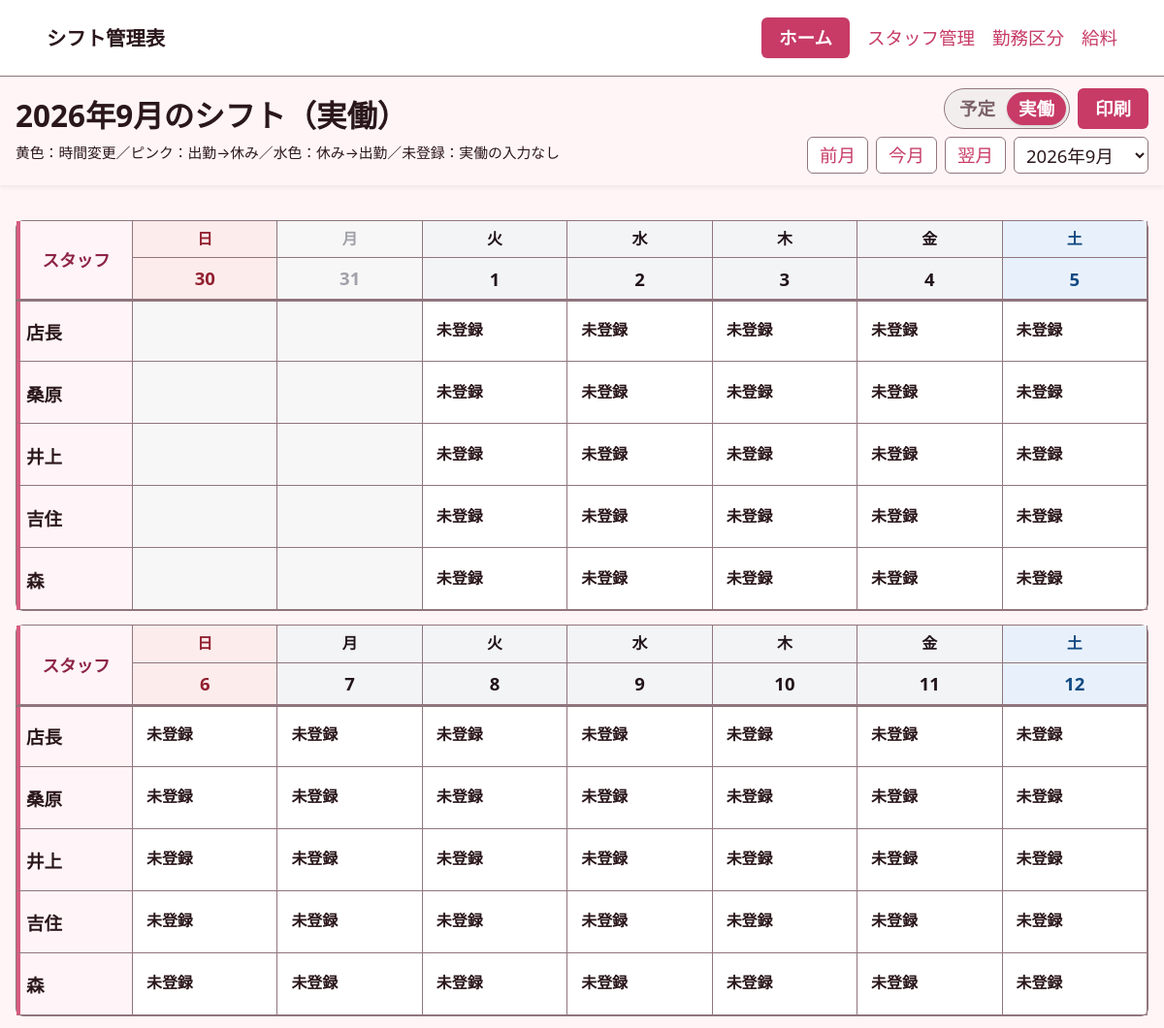
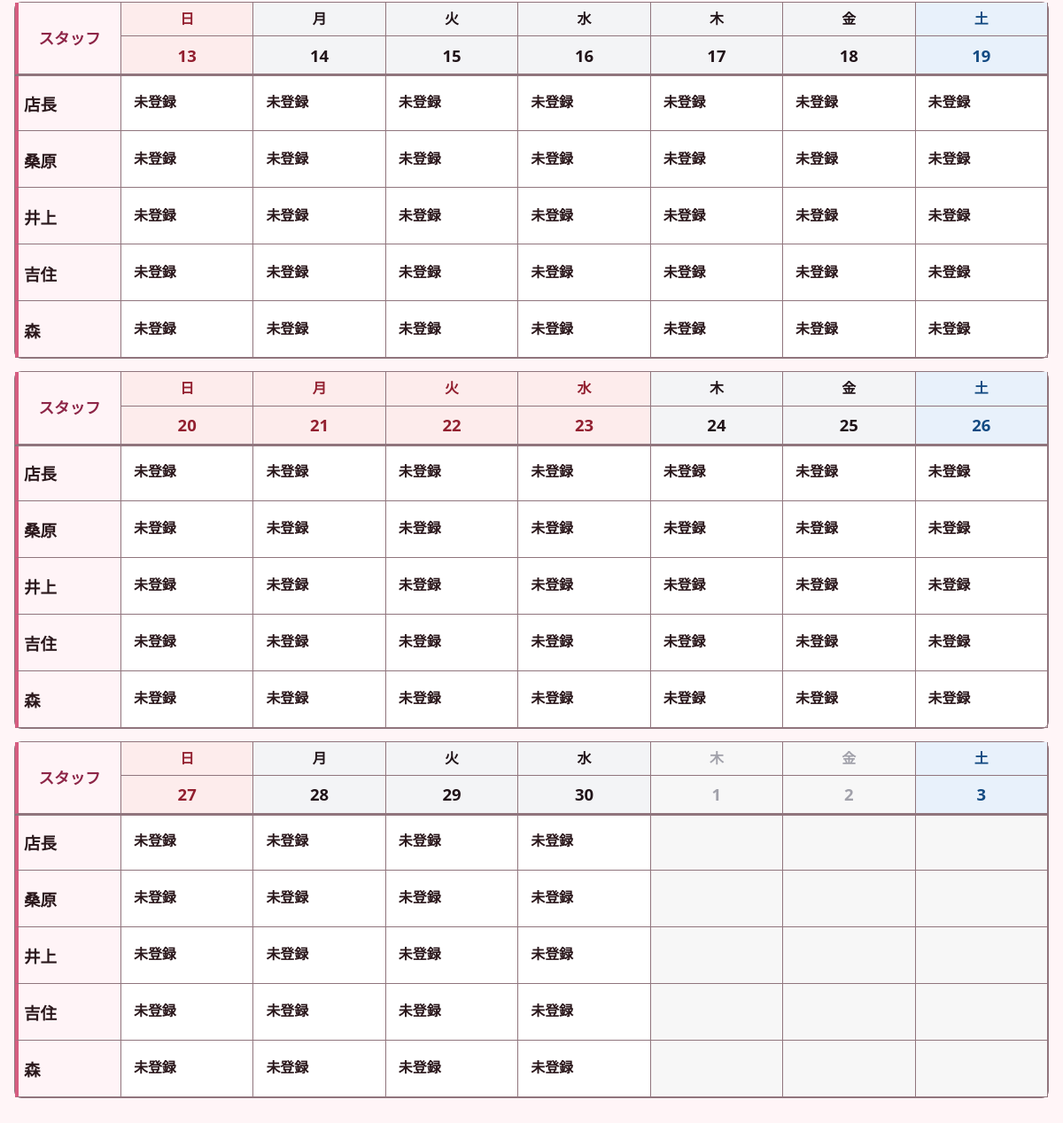
The page /?month=2026-09&view=actual on the database its author committed (2 pictures, top to bottom).
### notes/models.py (models this page shows, shortened)
class Staff(models.Model):
    show_in_salary = models.BooleanField('給料一覧に表示', default=True)
    management_number = models.CharField('管理番号', max_length=2, unique=True, blank=True, null=True)
    name = models.CharField('名前', max_length=80, unique=True)
    hourly_wage = models.PositiveIntegerField('平日時給', default=0)
    holiday_hourly_wage = models.PositiveIntegerField('土日祝日時給', blank=True, null=True)
    paid_leave_hours_per_day = models.DecimalField(
        '有給1日あたりの時間', max_digits=4, decimal_places=2, default=0,
        validators=[MinValueValidator(0), MaxValueValidator(24)],
    )
    created_at = models.DateTimeField('作成日時', auto_now_add=True)
    class Meta:
        ordering = [models.F('management_number').asc(nulls_last=True), 'name']
        verbose_name = 'スタッフ'
        verbose_name_plural = 'スタッフ'

class Shift(models.Model):
    staff = models.ForeignKey(Staff, verbose_name='スタッフ', on_delete=models.CASCADE, related_name='shifts')
    shift_type = models.ForeignKey(
        ShiftType,
        verbose_name='勤務区分',
        on_delete=models.SET_NULL,
        related_name='shifts',
        blank=True,
        null=True,
    )
    work_date = models.DateField('勤務日')
    start_time = models.TimeField('開始時刻', blank=True, null=True)
    end_time = models.TimeField('終了時刻', blank=True, null=True)
    actual_start_time = models.TimeField('実働開始時刻', blank=True, null=True)
    actual_end_time = models.TimeField('実働終了時刻', blank=True, null=True)
    actual_day_off = models.BooleanField('実働休み', default=False)
    actual_shift_type = models.ForeignKey(
        ShiftType, verbose_name='実働区分', on_delete=models.SET_NULL,
        related_name='actual_shifts', blank=True, null=True,
    )
    actual_break_minutes = models.PositiveSmallIntegerField('実働休憩（分）', blank=True, null=True)
    @property
    def actual_display_label(self):
        if self.actual_day_off:
            if self.actual_shift_type and self.actual_shift_type.is_leave:
                return self.actual_shift_type.code
            return '休'
        if self.actual_start_time and self.actual_end_time:
            return f'{self.actual_start_time:%H:%M}-{self.actual_end_time:%H:%M}'
        return '未登録'
    @property
    def actual_differs_from_plan(self):
        planned_off = bool(self.shift_type and self.shift_type.is_leave)
        if self.actual_day_off:
            return not planned_off or bool(self.actual_shift_type_id and self.actual_shift_type_id != self.shift_type_id)
        if self.actual_start_time and self.actual_end_time:
            return (planned_off or (self.actual_start_time, self.actual_end_time) != (self.start_time, self.end_time)
                    or self.effective_break_minutes != self.planned_break_minutes
                    or bool(self.actual_shift_type_id and self.actual_shift_type_id != self.shift_type_id))
        return False
    @property
    def actual_change_class(self):
        if not self.actual_differs_from_plan:
            return ''
        if self.actual_day_off:
            return 'actual-changed-off'
        if self.shift_type and self.shift_type.is_leave:
            return 'actual-changed-work'
        return 'actual-changed'
    role = models.CharField('担当', max_length=80, blank=True)
    memo = models.CharField('メモ', max_length=160, blank=True)
    created_at = models.DateTimeField('作成日時', auto_now_add=True)
    updated_at = models.DateTimeField('更新日時', auto_now=True)
    class Meta:
        ordering = ['work_date', 'start_time', 'staff__name']
        constraints = [
            models.UniqueConstraint(fields=['staff', 'work_date'], name='unique_staff_shift_per_day'),
        ]
        verbose_name = 'シフト'
        verbose_name_plural = 'シフト'

### notes/views.py (the view)
# urls.py: path('', views.shift_table, name='shift_table'),
def shift_table(request):
    selected_month = _parse_month(request.GET.get('month'))
    first_day = selected_month.replace(day=1)
    last_day = selected_month.replace(day=calendar.monthrange(selected_month.year, selected_month.month)[1])
    previous_month = (first_day - timedelta(days=1)).replace(day=1)
    next_month = (last_day + timedelta(days=1)).replace(day=1)
    is_actual_view = request.GET.get('view') == 'actual'
    is_edit_mode = request.GET.get('mode') == 'edit' and not is_actual_view
    if request.method == 'POST':
        _save_bulk_shifts(request, first_day, last_day)
        messages.success(request, 'シフトを一括保存しました。')
        return redirect(f'{request.path}?month={selected_month:%Y-%m}')
    staff_members = Staff.objects.all()
    shifts = Shift.objects.filter(work_date__range=(first_day, last_day)).select_related('staff', 'shift_type', 'actual_shift_type')
    shift_map = {(shift.staff_id, shift.work_date): shift for shift in shifts}
    shift_types = ShiftType.objects.all()
    role_choices = ['店内・トイレ掃除', '店内掃除', '銀行・トイレ掃除']
    calendar_weeks = calendar.Calendar(firstweekday=6).monthdatescalendar(selected_month.year, selected_month.month)
    weeks = []
    for week_days in calendar_weeks:
        day_headers = [
            {
                'date': day,
                'url_date': f'{day:%Y-%m-%d}',
                'class_name': _calendar_day_class(day, selected_month),
            }
            for day in week_days
        ]
        week_rows = [
            {
                'staff': staff,
                'cells': [
                    {
                        'day': day,
                        'is_current_month': day.month == selected_month.month,
                        'class_name': _calendar_day_class(day, selected_month),
                        'shift': shift_map.get((staff.id, day)),
                        'field_key': f'{staff.id}_{day:%Y%m%d}',
                    }
                    for day in week_days
                ],
            }
            for staff in staff_members
        ]
        weeks.append({'days': day_headers, 'rows': week_rows})
    print_sections = []
    for start, end in [(1, 10), (11, 20), (21, last_day.day)]:
        days = [selected_month.replace(day=number) for number in range(start, end + 1)]
        print_sections.append({
            'days': [
                {'date': day, 'class_name': _calendar_day_class(day, selected_month)}
                for day in days
            ],
            'rows': [
                {'staff': staff, 'cells': [shift_map.get((staff.pk, day)) for day in days]}
                for staff in staff_members
            ],
        })
    return render(
        request,
        'notes/shift_table.html',
        {
            'weeks': weeks,
            'print_sections': print_sections,
            'print_font_size': min(8, 100 / max(len(staff_members), 1)),
            'selected_month': selected_month,
            'month_choices': [
                date(year, month, 1)
                for year in range(max(1, selected_month.year - 2), min(9999, selected_month.year + 2) + 1)
                for month in range(1, 13)
            ],
            'previous_month': previous_month,
            'next_month': next_month,
            'staff_count': staff_members.count(),
            'is_edit_mode': is_edit_mode,
            'is_actual_view': is_actual_view,
            'shift_types': shift_types,
            'role_choices': role_choices,
        },
    )

### notes/templates/notes/shift_table.html (shortened to what this page needs)
{% extends 'notes/base.html' %}
{% block content %}
    <section class="page-title table-header" data-scroll-key="shift:{{ selected_month|date:'Y-m' }}:{% if is_actual_view %}actual{% else %}planned{% endif %}">
        <div>
            <h1>{{ selected_month|date:'Y年n月' }}のシフト{% if is_actual_view %}（実働）{% endif %}</h1>
            {% if is_actual_view %}<div class="actual-legend">黄色：時間変更／ピンク：出勤→休み／水色：休み→出勤／未登録：実働の入力なし</div>{% endif %}
        </div>
        <div class="shift-toolbar">
            <div class="shift-action-nav">
                <nav class="view-toggle" aria-label="予定・実働の切り替え">
                    <a href="{% url 'shift_table' %}?month={{ selected_month|date:'Y-m' }}"{% if not is_actual_view %} aria-current="page"{% endif %}>予定</a>
                    <a href="{% url 'shift_table' %}?month={{ selected_month|date:'Y-m' }}&view=actual"{% if is_actual_view %} aria-current="page"{% endif %}>実働</a>
                </nav>
                {% if is_edit_mode %}
                    <a class="button" href="{% url 'shift_table' %}?month={{ selected_month|date:'Y-m' }}">表示</a>
                {% else %}
                    <button class="print-button" type="button" data-print-button>印刷</button>
                {% endif %}
            </div>
            <div class="month-nav">
                <a href="{% url 'shift_table' %}?month={{ previous_month|date:'Y-m' }}{% if is_edit_mode %}&mode=edit{% endif %}{% if is_actual_view %}&view=actual{% endif %}">前月</a>
                <a href="{% url 'shift_table' %}{% if is_edit_mode %}?mode=edit{% elif is_actual_view %}?view=actual{% endif %}">今月</a>
                <a href="{% url 'shift_table' %}?month={{ next_month|date:'Y-m' }}{% if is_edit_mode %}&mode=edit{% endif %}{% if is_actual_view %}&view=actual{% endif %}">翌月</a>
                <select class="month-select" aria-label="表示する年月" data-month-select>
                    {% for month in month_choices %}
                        <option value="{% url 'shift_table' %}?month={{ month|date:'Y-m' }}{% if is_edit_mode %}&mode=edit{% endif %}{% if is_actual_view %}&view=actual{% endif %}"{% if month == selected_month %} selected{% endif %}>{{ month|date:'Y年n月' }}</option>
                    {% endfor %}
                </select>
            </div>
        </div>
    </section>
    {% if staff_count %}
        <form method="post">
            <div class="calendar-stack">
                {% for week in weeks %}
                    <section class="week-panel">
                        <table class="shift-table week-table">
                            <thead>
                                <tr>
                                    <th class="staff-heading" rowspan="2">スタッフ</th>
                                    {% for day in week.days %}
                                        <th class="weekday-cell {{ day.class_name }}">
                                            {{ day.date|date:'D' }}
                                        </th>
                                    {% endfor %}
                                </tr>
                                <tr>
                                    {% for day in week.days %}
                                        <th class="date-cell {{ day.class_name }}">
                                            {% if day.date.month == selected_month.month %}
                                                <a class="date-link" href="{% url 'actual_work_edit' day.url_date %}{% if is_actual_view %}?view=actual{% endif %}">{{ day.date|date:'j' }}</a>
                                            {% else %}
                                                {{ day.date|date:'j' }}
                                            {% endif %}
                                        </th>
                                    {% endfor %}
                                </tr>
                            </thead>
                            <tbody>
                                {% for row in week.rows %}
                                    <tr>
                                        <th class="staff-name">
                                            <span class="calendar-staff-label">{{ row.staff.name }}</span>
                                        </th>
                                        {% for cell in row.cells %}
                                            <td class="{{ cell.class_name }}">
                                                {% if cell.is_current_month %}
                                                    {% if is_edit_mode %}
                                                        <div class="bulk-edit-cell">
                                                            <div class="shift-type-controls">
                                                                <select name="shift_type_{{ cell.field_key }}" data-shift-type-select>
                                                                    <option value="">未設定</option>
                                                                    {% regroup shift_types by is_leave as type_groups %}
                {% for group in type_groups %}
                    <optgroup label="{% if group.grouper %}休暇区分{% else %}勤務区分{% endif %}">
                    {% for shift_type in group.list %}
                                                                        <option
                                                                            value="{{ shift_type.pk }}"
                                                                            data-color="{{ shift_type.background_color }}"
                                                                            data-code="{{ shift_type.code }}"
                                                                            data-leave="{{ shift_type.is_leave|yesno:'true,false' }}"
                                                                            data-text-color="{{ shift_type.text_color }}"
                                                                            {% if cell.shift.shift_type_id == shift_type.pk %}selected{% endif %}
                                                                        >
                                                                            {{ shift_type.code }}{% if shift_type.start_time and shift_type.end_time %} ({{ shift_type.start_time|time:'H:i' }}-{{ shift_type.end_time|time:'H:i' }}){% endif %}
                                                                        </option>
                                                                    {% endfor %}
                    </optgroup>
                {% endfor %}
                                                                </select>
                                                                <button type="button" class="day-off-button" data-day-off-button>休</button>
                                                            </div>
                                                            <input id="role_{{ cell.field_key }}" name="role_{{ cell.field_key }}" type="hidden" value="{{ cell.shift.role|default:'' }}">
                                                            <button
                                                                class="role-modal-button {% if cell.shift.role and not cell.shift.shift_type.is_leave %}role-modal-button-colored{% endif %}"
                                                                type="button"
                                                                data-role-target="role_{{ cell.field_key }}"
                                                            >
                                                                {{ cell.shift.role|default:'担当' }}
                                                            </button>
                                                        </div>
                                                    {% elif is_actual_view %}
                                                        <a class="shift-chip actual-chip {{ cell.shift.actual_change_class }} " href="{% url 'actual_work_edit' cell.day|date:'Y-m-d' %}?view=actual">
                                                            <strong>{{ cell.shift.actual_display_label|default:'未登録' }}</strong>
                                                        </a>
                                                    {% else %}
                                                        <a class="empty-cell" href="{% url 'shift_create' %}?staff={{ row.staff.pk }}&date={{ cell.day|date:'Y-m-d' }}">+</a>
                                                    {% endif %}
                                                {% endif %}
                                            </td>
                                        {% endfor %}
                                    </tr>
                                {% endfor %}
                            </tbody>
                        </table>
                    </section>
                {% endfor %}
            </div>
        </form>
    {% else %}
        <div class="empty-state">
            <h2>スタッフを追加してください</h2>
            <p>シフト表を作るには、最初にスタッフ登録が必要です。</p>
            <a class="button" href="{% url 'staff_create' %}">スタッフ追加</a>
        </div>
    {% endif %}
{% endblock %}

### rows shown on the page
Staff: staff.name "店長", shift.actual_display_label "未登録" "未登録" "未登録" "未登録" "未登録" "未登録" "未登録" "未登録" "未登録" "未登録" "未登録" "未登録" "未登録" "未登録" "未登録" "未登録" "未登録" "未登録" "未登録" "未登録" "未登録" "未登録" "未登録" "未登録" "未登録" "未登録" "未登録"
Shift: shift.actual_display_label "未登録"
Shift: shift.actual_display_label "未登録"
Shift: shift.actual_display_label "未登録"
Staff: staff.name "桑原", shift.actual_display_label "未登録" "未登録" "未登録" "未登録" "未登録" "未登録" "未登録" "未登録" "未登録" "未登録" "未登録" "未登録" "未登録" "未登録" "未登録" "未登録" "未登録" "未登録" "未登録" "未登録" "未登録" "未登録" "未登録" "未登録" "未登録" "未登録" "未登録" "未登録" "未登録"
Shift: shift.actual_display_label "未登録"
Staff: staff.name "井上", shift.actual_display_label "未登録" "未登録" "未登録" "未登録" "未登録" "未登録" "未登録" "未登録" "未登録" "未登録" "未登録" "未登録" "未登録" "未登録" "未登録" "未登録" "未登録" "未登録" "未登録" "未登録" "未登録" "未登録" "未登録" "未登録" "未登録" "未登録" "未登録" "未登録" "未登録" "未登録"
Staff: staff.name "吉住", shift.actual_display_label "未登録" "未登録" "未登録" "未登録" "未登録" "未登録" "未登録" "未登録" "未登録" "未登録" "未登録" "未登録" "未登録" "未登録" "未登録" "未登録" "未登録" "未登録" "未登録" "未登録" "未登録" "未登録" "未登録" "未登録" "未登録" "未登録" "未登録" "未登録" "未登録" "未登録"
Staff: staff.name "森", shift.actual_display_label "未登録" "未登録" "未登録" "未登録" "未登録" "未登録" "未登録" "未登録" "未登録" "未登録" "未登録" "未登録" "未登録" "未登録" "未登録" "未登録" "未登録" "未登録" "未登録" "未登録" "未登録" "未登録" "未登録" "未登録" "未登録" "未登録" "未登録" "未登録" "未登録" "未登録"

### other values the page prints
{{ selected_month|date:'Y年n月' }} "2026年9月"
{{ day.date|date:'D' }} "日" "月" "火" "水" "木" "金" "土" "日" "月" "火" "水" "木" "金" "土" "日" "月" "火" "水" "木" "金" "土" "日" "月" "火" "水" "木" "金" "土" "日" "月" "火" "水" "木" "金" "土"
{{ day.date|date:'j' }} "30" "31" "1" "2" "3"
{{ day.date|date:'j' }} "1" "2" "3" "4" "5" "6" "7" "8" "9" "10" "11" "12" "13" "14" "15" "16" "17" "18" "19" "20" "21" "22" "23" "24" "25" "26" "27" "28" "29" "30"
form field value "2026年9月"
